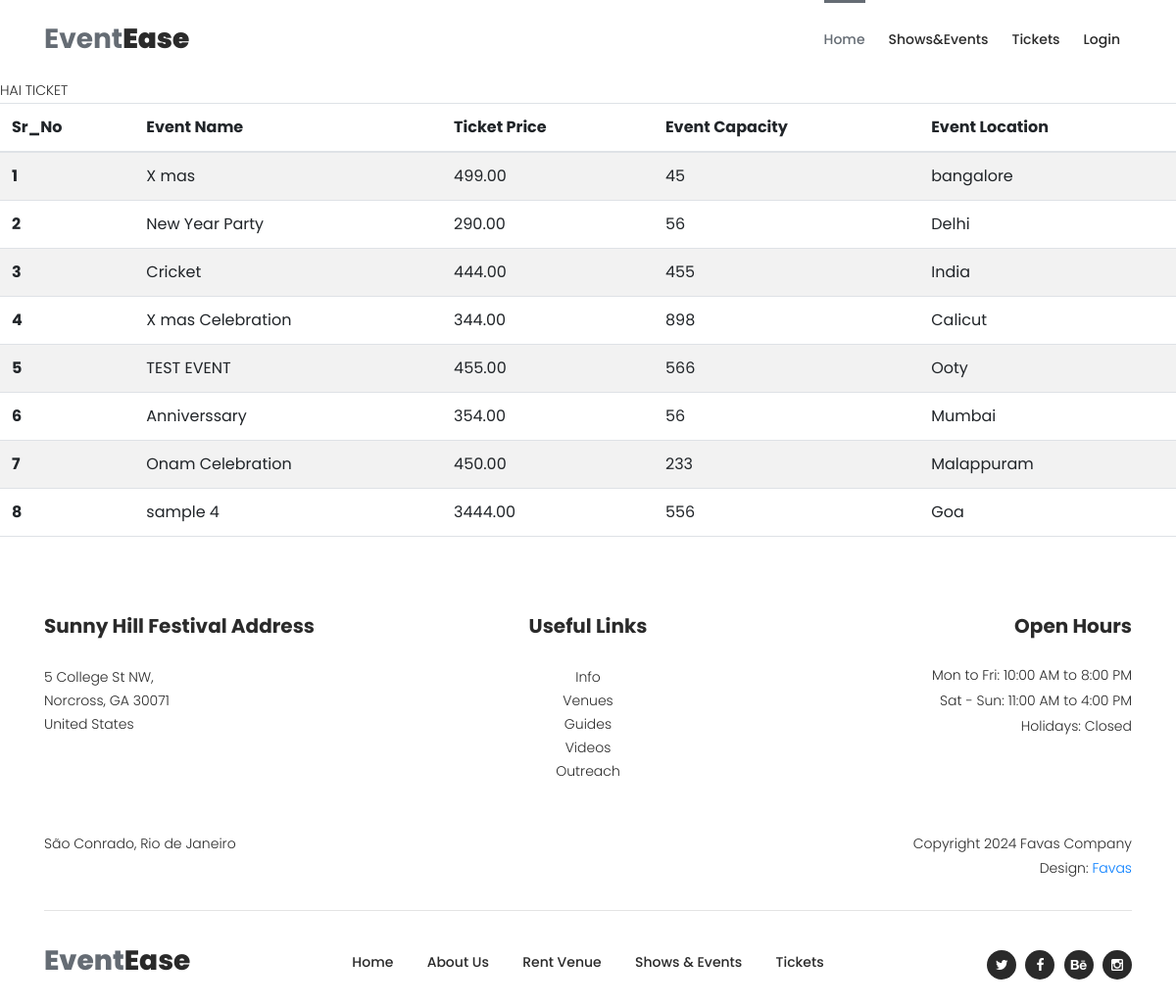
The page /admin_ticket_list/ on the database as committed earlier.
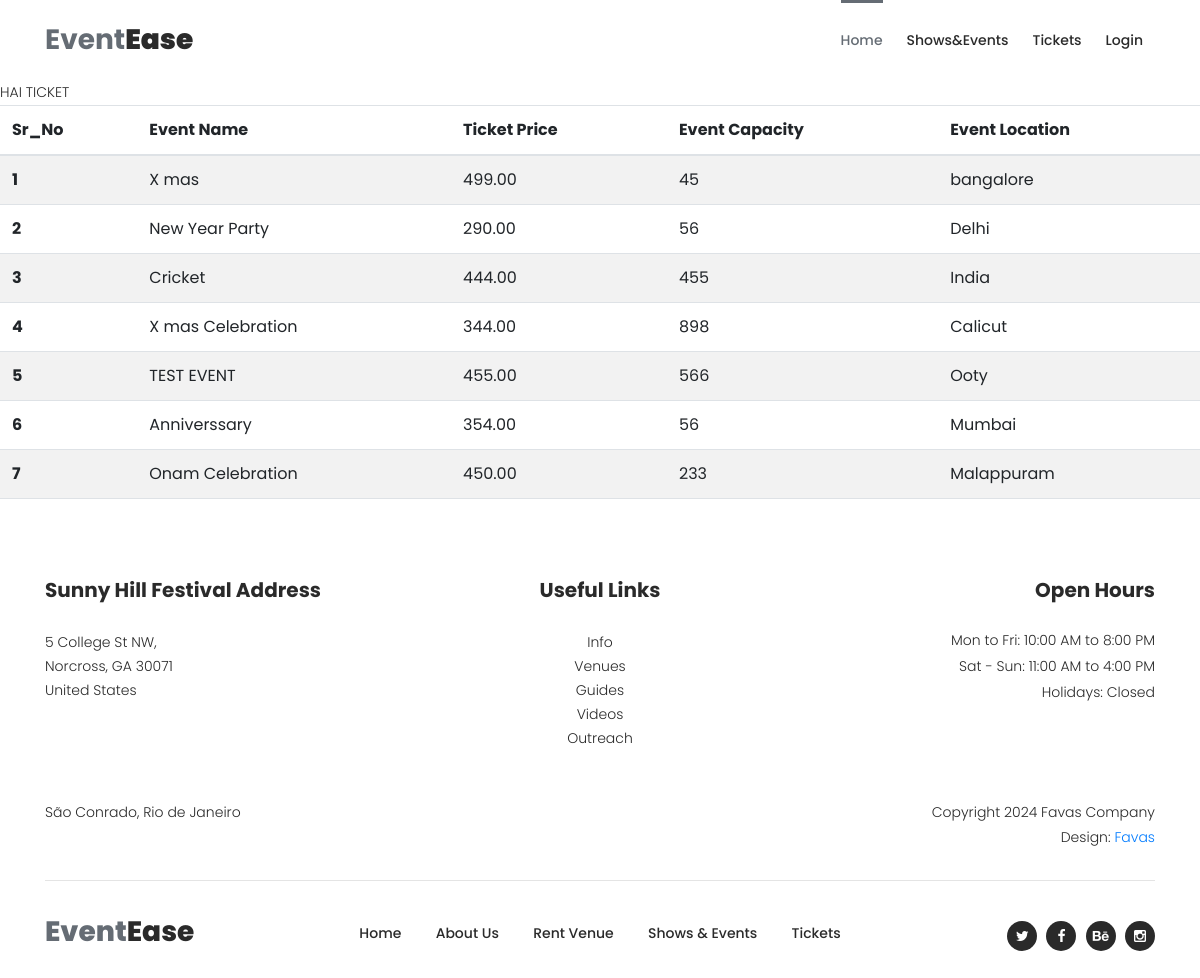
The same page on the database as committed later.
### events/models.py (models this page shows)
class Event(models.Model):
    user = models.ForeignKey(Profile, on_delete=models.CASCADE,blank=True,null=True)  # Link each event to a user
    title = models.CharField(max_length=200)
    description = models.TextField()
    date = models.DateField()
    time = models.TimeField()
    location = models.CharField(max_length=255)
    ticket_price=models.DecimalField(max_digits=10,decimal_places=2,default=0.00)
    is_active = models.BooleanField(default=True)
    image = models.ImageField(upload_to='event_images/', null=True, blank=True)
    capacity = models.PositiveIntegerField(default=0)
    def __str__(self):
        return self.title

### events/views.py (the view)
# urls.py: path('admin_ticket_list/', views.admin_ticket_list, name='admin_ticket_list'),
def admin_ticket_list(request):
    ticket_data=Event.objects.prefetch_related('ticket_set', 'user__user').all()
    context={
        'ticket_data':ticket_data
    }
    print(context)
    return render(request,'layout_admin_ticket_list.html',context)

### templates/Layout_admin_ticket_list.html
{% extends 'blank_layout.html' %}
{% block header%}
{% include 'header.html' %}
{% endblock header%}
{% block admin_event_list %}
{% include 'admin_ticket_list.html' %}
{% endblock admin_event_list %}
{% block footer %}
{% include 'footer.html' %}
{% endblock footer %}

### templates/admin_ticket_list.html (shortened to what this page needs)
{% load static %}
    <link rel="stylesheet" type="text/css" href="{% static 'css/bootstrap.min.css' %}">
    <link rel="stylesheet" type="text/css" href="{% static 'css/font-awesome.css' %}">
    <link rel="stylesheet" type="text/css" href="{% static 'css/owl-carousel.css' %}">
    <link rel="stylesheet" href="{% static 'css/tooplate-artxibition.css' %}">
<table class="table table-striped">
    <thead>
      <tr>
        <th scope="col">Sr_No</th>
        <th scope="col">Event Name</th>
        <th scope="col">Ticket Price</th>
        <th scope="col">Event Capacity</th>
        <th scope="col">Event Location</th>
      </tr>
    </thead>
    <tbody>
      <P> HAI TICKET </P>
        {% for data in ticket_data %}
      <tr>
        <th scope="row">{{ forloop.counter}}</th>
       <td>{{data.title}}</td>
        <td>{{data.ticket_price}}</td>
        <td>{{data.capacity}}</td>
        <td>{{data.location}}</td>
      </tr>
      {% endfor %}
    </tbody>
  </table>

Rows that differ between the two databases and show on the page:
removed Event: title "sample 4", ticket_price "3444.00", capacity "556", location "Goa"
